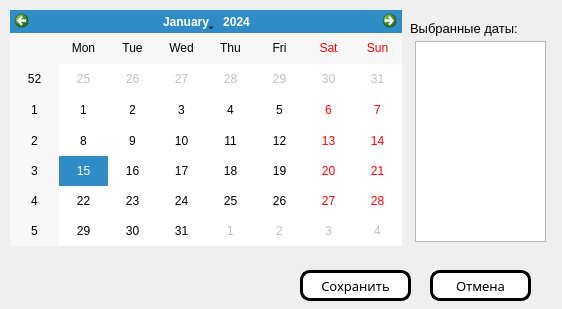
<?xml version="1.0" encoding="UTF-8"?>
<ui version="4.0">
 <class>Form</class>
 <widget class="QWidget" name="Form">
  <property name="geometry">
   <rect>
    <x>0</x>
    <y>0</y>
    <width>562</width>
    <height>309</height>
   </rect>
  </property>
  <property name="windowTitle">
   <string>Select Dates</string>
  </property>
  <widget class="QCalendarWidget" name="calendar_widget">
   <property name="geometry">
    <rect>
     <x>10</x>
     <y>10</y>
     <width>392</width>
     <height>236</height>
    </rect>
   </property>
   <property name="styleSheet">
    <string notr="true"/>
   </property>
  </widget>
  <widget class="QPushButton" name="apply_btn">
   <property name="geometry">
    <rect>
     <x>300</x>
     <y>270</y>
     <width>111</width>
     <height>31</height>
    </rect>
   </property>
   <property name="font">
    <font>
     <family>Segoe Print</family>
     <pointsize>10</pointsize>
    </font>
   </property>
   <property name="cursor">
    <cursorShape>PointingHandCursor</cursorShape>
   </property>
   <property name="styleSheet">
    <string notr="true">background-color: rgb(255, 255, 255);
border: 3px solid;
border-radius: 10px;</string>
   </property>
   <property name="text">
    <string>Сохранить</string>
   </property>
  </widget>
  <widget class="QPushButton" name="cancel_btn">
   <property name="geometry">
    <rect>
     <x>430</x>
     <y>270</y>
     <width>101</width>
     <height>31</height>
    </rect>
   </property>
   <property name="font">
    <font>
     <family>Segoe Print</family>
     <pointsize>10</pointsize>
    </font>
   </property>
   <property name="cursor">
    <cursorShape>PointingHandCursor</cursorShape>
   </property>
   <property name="styleSheet">
    <string notr="true">background-color: rgb(255, 255, 255);
border: 3px solid;
border-radius: 10px;</string>
   </property>
   <property name="text">
    <string>Отмена</string>
   </property>
  </widget>
  <widget class="QLabel" name="label">
   <property name="geometry">
    <rect>
     <x>410</x>
     <y>20</y>
     <width>141</width>
     <height>16</height>
    </rect>
   </property>
   <property name="font">
    <font>
     <pointsize>10</pointsize>
    </font>
   </property>
   <property name="text">
    <string>Выбранные даты:</string>
   </property>
  </widget>
  <widget class="QListWidget" name="dates_list">
   <property name="geometry">
    <rect>
     <x>415</x>
     <y>41</y>
     <width>131</width>
     <height>201</height>
    </rect>
   </property>
  </widget>
 </widget>
 <resources/>
 <connections/>
</ui>
